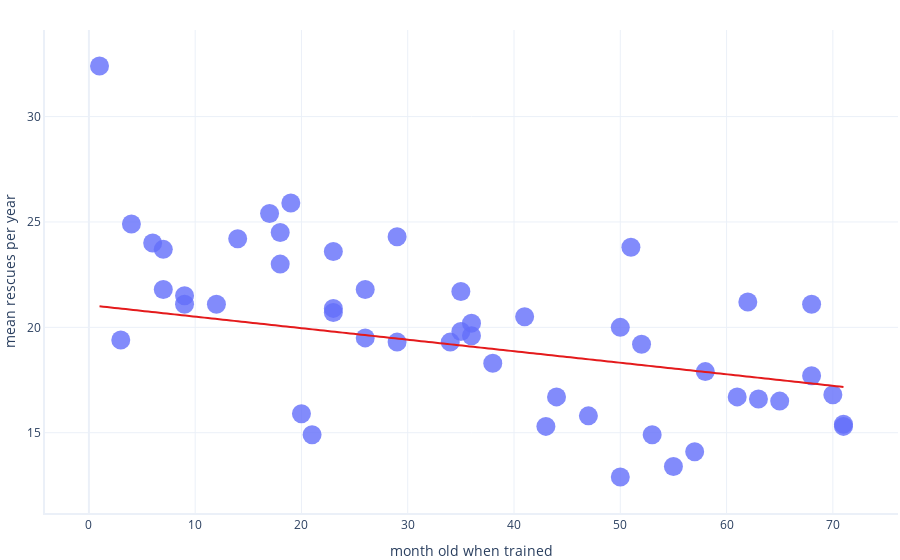

This figure's notebook cell:
### Markdown cell above
Training Analysis
In the preceding output, we're printing an estimate of weights and the calculated cost at each iteration.

The final line in the output shows that the model stopped training because it reached its maximum allowed number of iterations, but the cost could still be lower if we had let it run longer.

### Code cell
# Plot the data and trendline after training
graphing.scatter_2D(data, "month_old_when_trained", "mean_rescues_per_year", trendline=model.predict)
